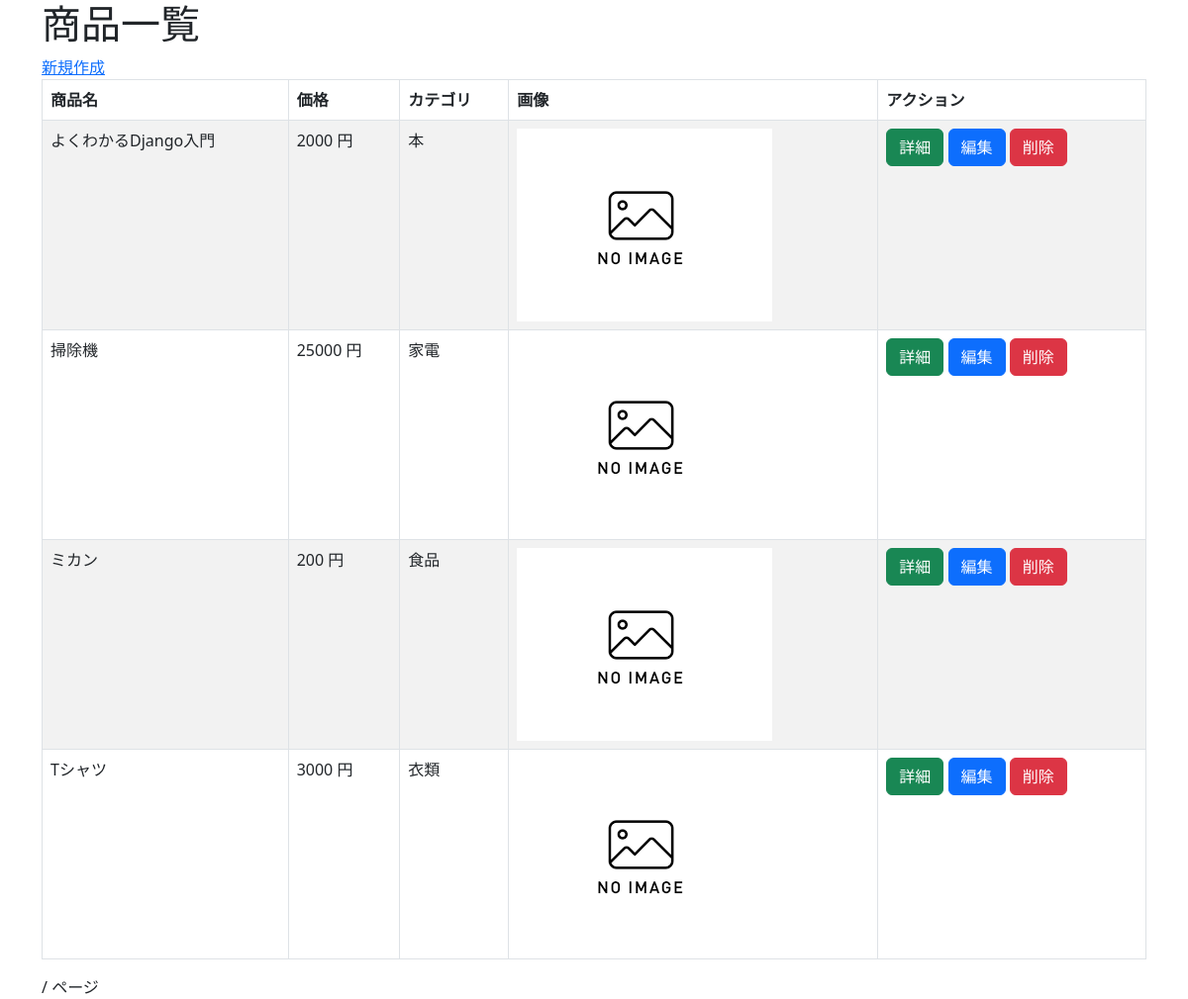
/crud/, run on the app's committed database.
### crud/models.py (models this page shows, shortened)
class Product(models.Model):
    name = models.CharField(max_length=200)
    price = models.PositiveIntegerField()
    detail = models.TextField(blank=True, null=True)
    category = models.ForeignKey(Category, on_delete=models.CASCADE, default=1)
    img = models.ImageField(blank=True, default='noImage.png')

class Category(models.Model):
    name = models.CharField(max_length=200)
    def __str__(self):
        return self.name

### crud/views.py (the view)
# urls.py: path('crud/', views.ProductListView.as_view(), name="list"),
class ProductListView(ListView):
    model = Product
    template_name = "list.html"

### crud/templates/crud/product_list.html (shortened to what this page needs)
{% extends "base.html" %}
{% block content %}
<h1>商品一覧</h1>
<a href="{% url 'new' %}">新規作成</a>
<table class="table table-striped table-hover table-bordered">
    <thead>
        <tr>
            <th>商品名</th>
            <th>価格</th>
            <th>カテゴリ</th>
            <th>画像</th>
            <th>アクション</th>
        </tr>
    </thead>
    {% for product in object_list %}
    <tr>
        <td>{{ product.name }}</td>
        <td>{{ product.price }} 円</td>
        <td>{{ product.category }}</td>
        <td><img src="{{ product.img.url }}" style="width:100px height:auto;"></td>
        <td>
            <button class="btn btn-success" onclick="location.href='{% url 'detail' pk=product.pk %}'">詳細</button>
            <button class="btn btn-primary" onclick="location.href='{% url 'edit' pk=product.pk %}'">編集</button>
            <button class="btn btn-danger" onclick="location.href='{% url 'delete' pk=product.pk %}'">削除</button>
        </td>
    </tr>
    {% endfor %}
</table>
{{ page_obj.number }} / {{ page_obj.paginator.num_pages }} ページ<br>
{% endblock %}

### crud/templates/base.html (shortened to what this page needs)
<!DOCTYPE html>
<html lang="ja">
<head>
    <link href="https://cdn.jsdelivr.net/npm/bootstrap@5.3.0/dist/css/bootstrap.min.css" rel="stylesheet">
</head>
<body>
    <div class="container">
        {% block content %}{% endblock %}
    </div>
</body>
</html>

### data on the page
Product: name "よくわかるDjango入門", price "2000", category "本", img (placeholder picture)
Product: name "掃除機", price "25000", category "家電", img (placeholder picture)
Product: name "ミカン", price "200", category "食品", img (placeholder picture)
Product: name "Tシャツ", price "3000", category "衣類", img (placeholder picture)
